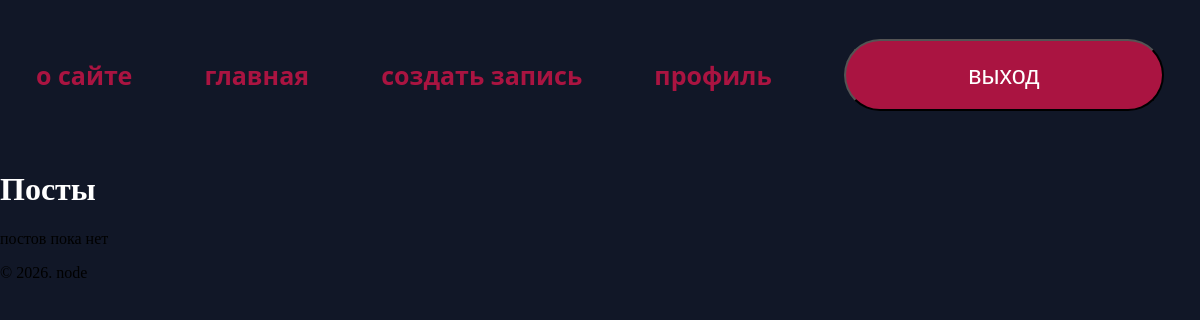
/posts/list/ (signed in), run on an earlier commit of the app's database.
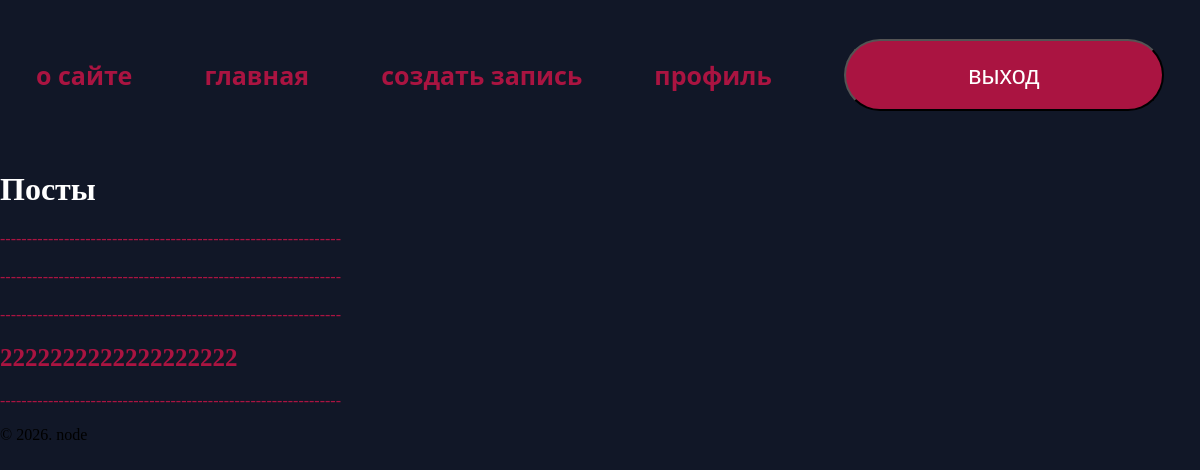
And on a later commit of the database.
### posts/models.py (models this page shows, shortened)
class Post(models.Model):
    title = models.CharField(
        verbose_name='Заголовок',
        max_length=128,
      )
    text = models.TextField(
        verbose_name='Текст поста',
        max_length=512,
      )
    created = models.DateTimeField(
        verbose_name='Время создания',
        auto_now_add= True,
    )
    updated = models.DateTimeField(
        verbose_name='Время изменения',
        auto_now= True,
    )
    author = models.ForeignKey(
        to=User,
        verbose_name='Автор',
        on_delete= models.CASCADE,
        related_name='posts'
    )
    class Meta:
        db_table = 'posts'

### posts/views.py (the view)
# urls.py: path('posts/list/',list_posts, name = 'list-posts' ),
def list_posts(request):
    posts = Post.objects.filter(author=request.user)
    return render(request, 'posts/list.html', {'posts': posts})

### posts/templates/posts/list.html (shortened to what this page needs)
{% extends 'base.html' %}
{% block content %}
    <h1 style="color: white;">Посты</h1>
    {% for post in posts %}
        <article class="conteiner_list">
            <h2>
                <a href="{% url 'read-post' post.id %}">{{post.title}}</a>
            </h2>
        <div class="s">----------------------------------------------------------------</div>
    {% empty %}
        <p>постов пока нет</p>
    {% endfor %}
{% endblock %}

What changed in the data, as far as the page shows it:
added Post: title "2222222222222222222"
Also different on the page:
text no longer shown: "постов пока нет"
